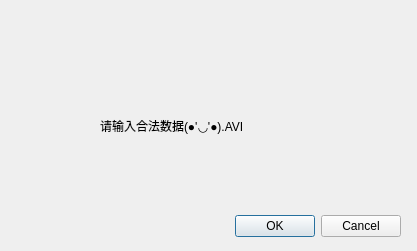
<?xml version="1.0" encoding="UTF-8"?>
<ui version="4.0">
 <class>Error</class>
 <widget class="QDialog" name="Error">
  <property name="geometry">
   <rect>
    <x>0</x>
    <y>0</y>
    <width>417</width>
    <height>251</height>
   </rect>
  </property>
  <property name="windowTitle">
   <string>Dialog</string>
  </property>
  <widget class="QDialogButtonBox" name="buttonBox">
   <property name="geometry">
    <rect>
     <x>60</x>
     <y>210</y>
     <width>341</width>
     <height>32</height>
    </rect>
   </property>
   <property name="orientation">
    <enum>Qt::Horizontal</enum>
   </property>
   <property name="standardButtons">
    <set>QDialogButtonBox::Cancel|QDialogButtonBox::Ok</set>
   </property>
  </widget>
  <widget class="QLabel" name="label">
   <property name="geometry">
    <rect>
     <x>100</x>
     <y>90</y>
     <width>211</width>
     <height>71</height>
    </rect>
   </property>
   <property name="text">
    <string>请输入合法数据(●'◡'●).AVI</string>
   </property>
  </widget>
  <widget class="QLabel" name="label_2">
   <property name="geometry">
    <rect>
     <x>0</x>
     <y>-20</y>
     <width>531</width>
     <height>291</height>
    </rect>
   </property>
   <property name="text">
    <string/>
   </property>
   <property name="pixmap">
    <pixmap resource="../res.qrc">:/new/prefix1/image/timg (1).jfif</pixmap>
   </property>
  </widget>
  <zorder>label_2</zorder>
  <zorder>buttonBox</zorder>
  <zorder>label</zorder>
 </widget>
 <resources>
  <include location="../res.qrc"/>
 </resources>
 <connections>
  <connection>
   <sender>buttonBox</sender>
   <signal>accepted()</signal>
   <receiver>Error</receiver>
   <slot>accept()</slot>
   <hints>
    <hint type="sourcelabel">
     <x>248</x>
     <y>254</y>
    </hint>
    <hint type="destinationlabel">
     <x>157</x>
     <y>274</y>
    </hint>
   </hints>
  </connection>
  <connection>
   <sender>buttonBox</sender>
   <signal>rejected()</signal>
   <receiver>Error</receiver>
   <slot>reject()</slot>
   <hints>
    <hint type="sourcelabel">
     <x>316</x>
     <y>260</y>
    </hint>
    <hint type="destinationlabel">
     <x>286</x>
     <y>274</y>
    </hint>
   </hints>
  </connection>
 </connections>
</ui>
